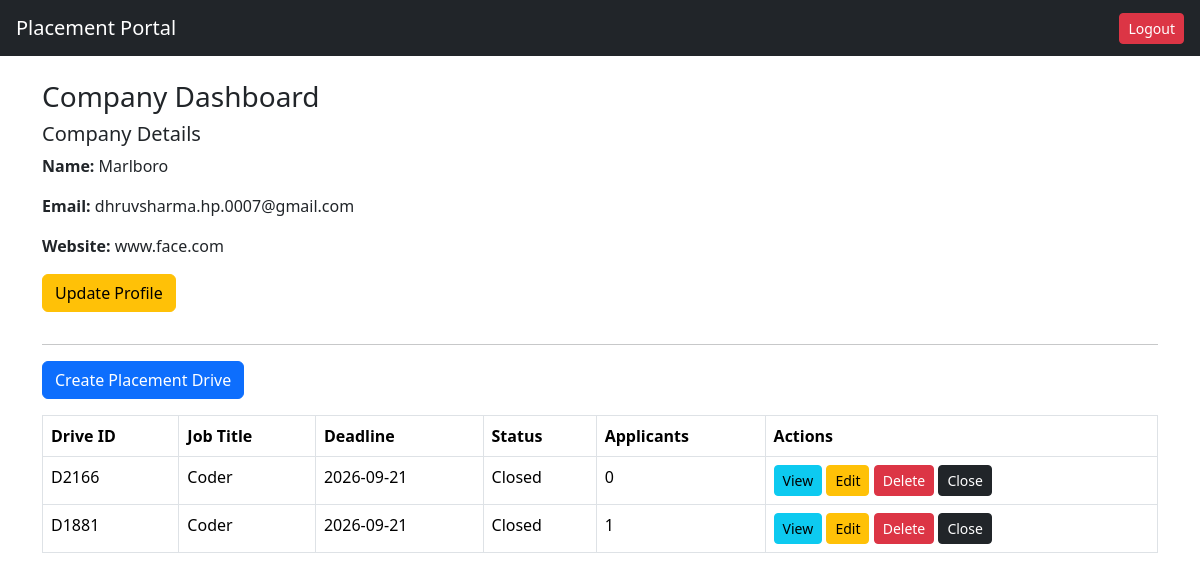
Page /company (signed in) on the earlier database version.
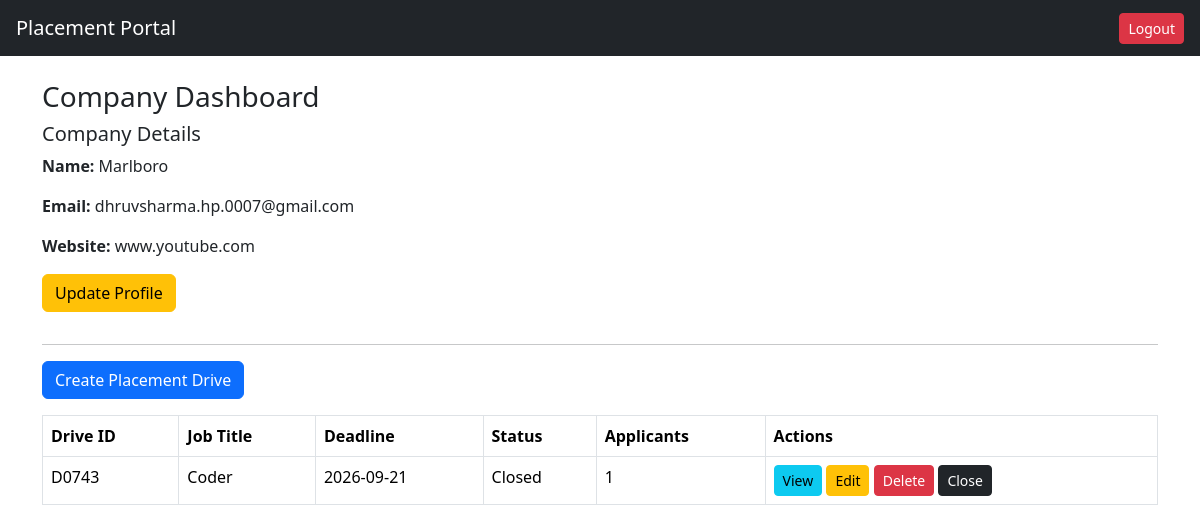
Same page on the later database version.
### tables this page shows
CREATE TABLE company(
        id INTEGER PRIMARY KEY AUTOINCREMENT,
        company_uid TEXT UNIQUE,
        company_name TEXT,
        hr_contact TEXT,
        email TEXT UNIQUE,
        password TEXT,
        website TEXT,
        approval_status TEXT DEFAULT 'Pending',
        is_active INTEGER DEFAULT 1
    );

CREATE TABLE drive(
        id INTEGER PRIMARY KEY AUTOINCREMENT,
        drive_uid TEXT UNIQUE,
        company_id INTEGER,
        job_title TEXT,
        job_description TEXT,
        eligibility TEXT,
        deadline TEXT,
        status TEXT DEFAULT 'Pending'
    );

### app.py (the view)
@app.route("/company")
def company_dashboard():
    if session.get("role") != "company":
        return redirect("/")
    company_id = session["user_id"]
    conn = get_connection()
    company = conn.execute(
        "SELECT * FROM company WHERE id=?",
        (company_id,)
    ).fetchone()
    if company["is_active"] == 0:
        conn.close()
        return "Your company account has been blacklisted by admin."
    drives = conn.execute("""
    SELECT drive.*,
    (SELECT COUNT(*) FROM application
     WHERE application.drive_id = drive.id) AS applicants
    FROM drive
    WHERE company_id = ?
    """,(company_id,)).fetchall()
    conn.close()
    return render_template(
        "company_dashboard.html",
        company=company,
        drives=drives
    )

### models.py (called while the page is built)
def get_connection():
    conn = sqlite3.connect(DATABASE)
    conn.row_factory = sqlite3.Row
    return conn

### templates/company_dashboard.html
{% extends "base.html" %}
{% block content %}
<h3>Company Dashboard</h3>
<h5>Company Details</h5>
<p><b>Name:</b> {{ company.company_name }}</p>
<p><b>Email:</b> {{ company.email }}</p>
<p><b>Website:</b> {{ company.website }}</p>
<a href="/company/edit_profile" class="btn btn-warning mb-3">
Update Profile
</a>
<hr>
<a href="/create_drive" class="btn btn-primary mb-3">
Create Placement Drive
</a>
<table class="table table-bordered">
<tr>
<th>Drive ID</th>
<th>Job Title</th>
<th>Deadline</th>
<th>Status</th>
<th>Applicants</th>
<th>Actions</th>
</tr>
{% for d in drives %}
<tr>
<td>{{ d.drive_uid }}</td>
<td>{{ d.job_title }}</td>
<td>{{ d.deadline }}</td>
<td>{{ d.status }}</td>
<td>{{ d.applicants }}</td>
<td>
<a href="/company/applications/{{ d.id }}" class="btn btn-info btn-sm">
View
</a>
<a href="/company/edit_drive/{{ d.id }}" class="btn btn-warning btn-sm">
Edit
</a>
<a href="/company/delete_drive/{{ d.id }}" class="btn btn-danger btn-sm">
Delete
</a>
<a href="/company/close_drive/{{ d.id }}" class="btn btn-dark btn-sm">
Close
</a>
</td>
</tr>
{% endfor %}
</table>
{% endblock %}

### templates/base.html (shortened to what this page needs)
<!DOCTYPE html>
<html>
<head>
    <link href="https://cdn.jsdelivr.net/npm/bootstrap@5.3.2/dist/css/bootstrap.min.css" rel="stylesheet">
</head>
<body>
<nav class="navbar navbar-dark bg-dark px-3">
    <span class="navbar-brand">Placement Portal</span>
    {% if session.get("role") %}
        <a href="/logout" class="btn btn-danger btn-sm">Logout</a>
    {% endif %}
</nav>
<div class="container mt-4">
    {% block content %}{% endblock %}
</div>
</body>
</html>

Differences in the rows shown:
removed drive: drive_uid "D1881", job_title "Coder", deadline "2026-09-21", status "Closed", applicants "1"
changed company "Marlboro": website "www.face.com" → "www.youtube.com"
changed drive "Coder": drive_uid "D2166" → "D0743"; applicants "0" → "1"
